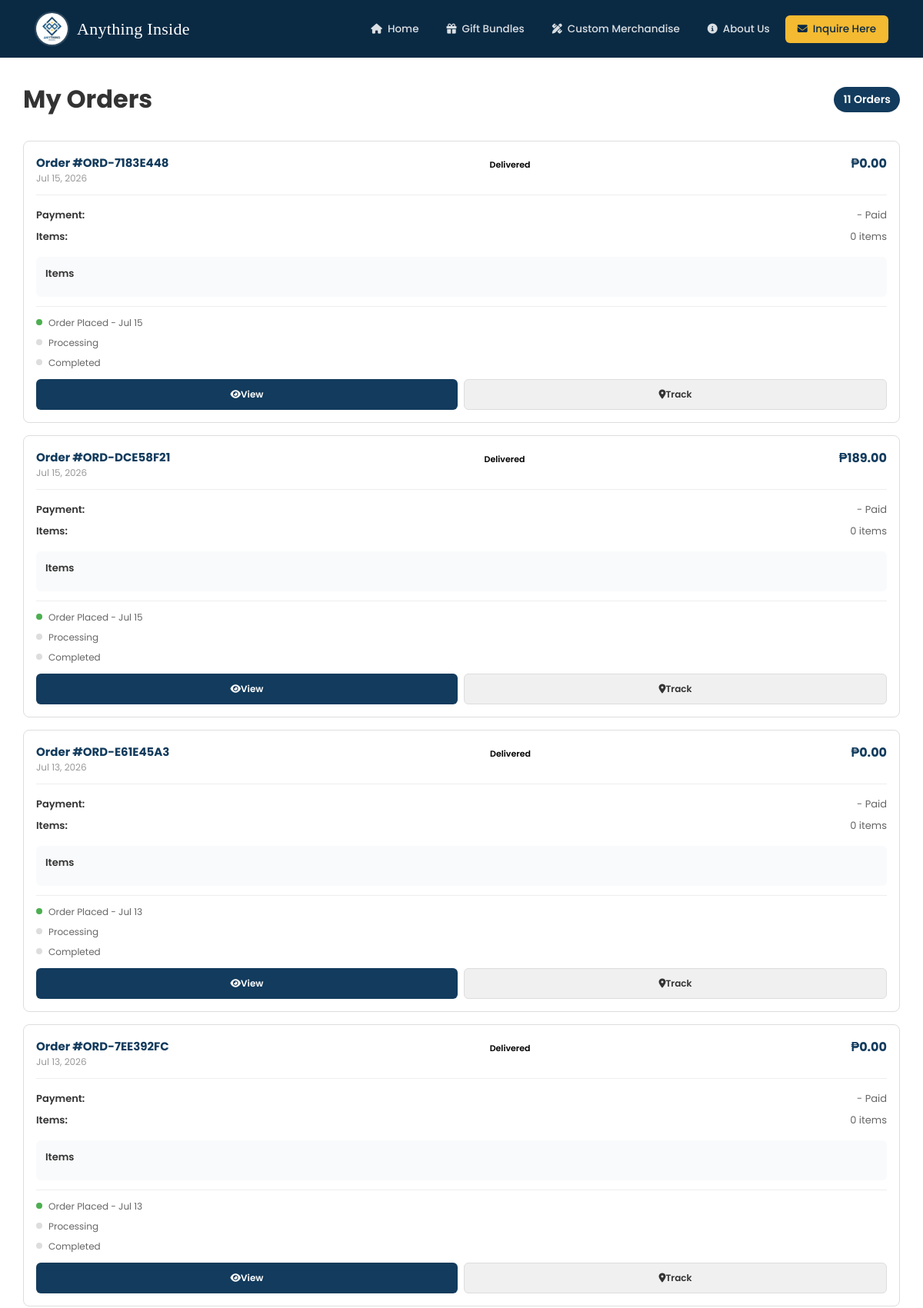
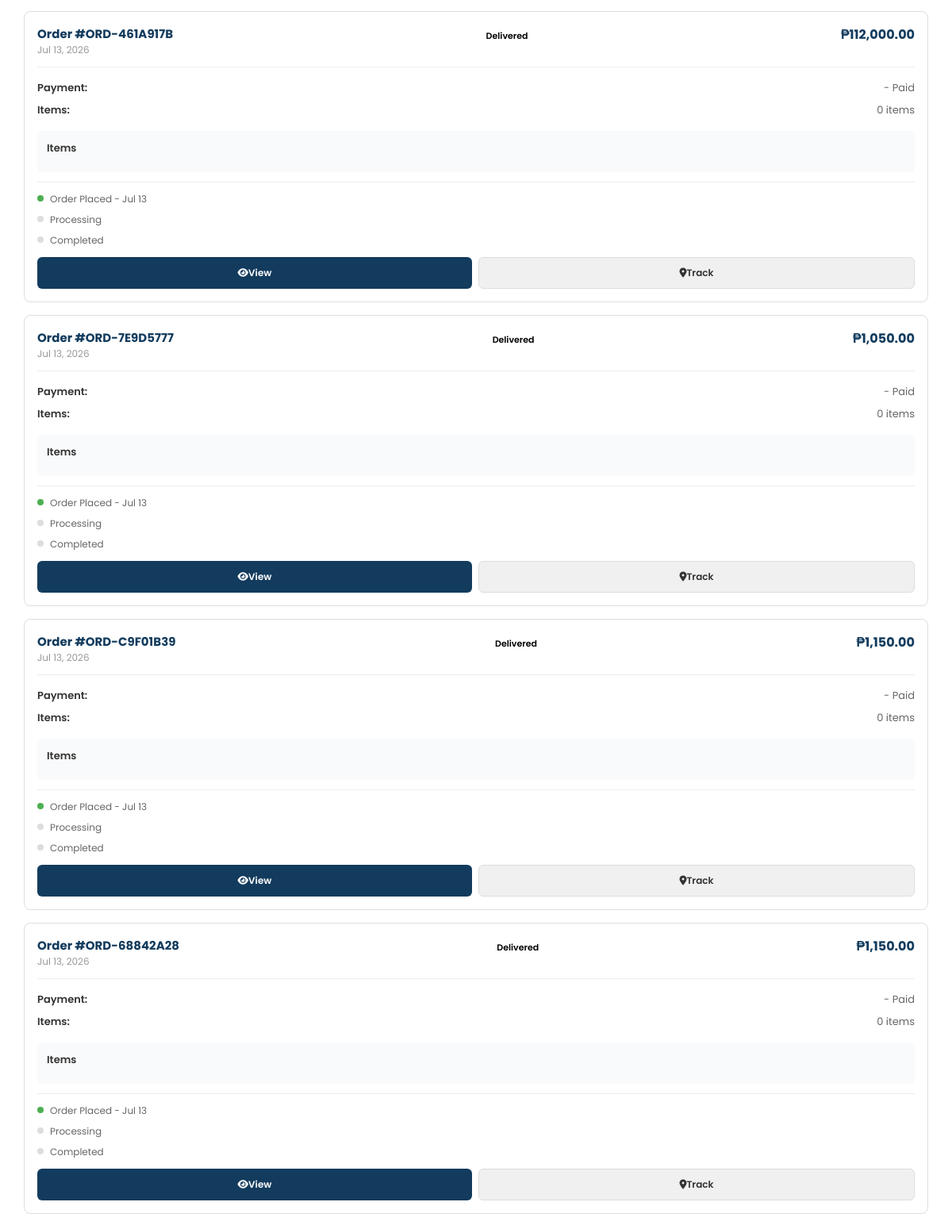
The page /Orders.php?email=castillojaymichaeltk5@gmail.com (upper part) on the database its author committed (2 pictures, top to bottom).
### tables this page shows
CREATE TABLE `orders` (
  `id` int(11) NOT NULL,
  `order_number` varchar(50) NOT NULL,
  `quote_number` varchar(50) NOT NULL,
  `customer_name` varchar(255) NOT NULL,
  `customer_email` varchar(255) NOT NULL,
  `customer_phone` varchar(20) NOT NULL,
  `receiver_name` varchar(255) DEFAULT NULL,
  `total_amount` decimal(10,2) NOT NULL,
  `payment_method` enum('cash','gcash','card') NOT NULL,
  `payment_reference` varchar(100) DEFAULT NULL,
  `payment_proof` text DEFAULT NULL,
  `payment_status` enum('pending','paid','failed') DEFAULT 'pending',
  `order_status` enum('pending','paid','processing','packed','shipped','delivered','cancelled') DEFAULT 'pending',
  `created_at` timestamp NOT NULL DEFAULT current_timestamp(),
  `updated_at` timestamp NOT NULL DEFAULT current_timestamp() ON UPDATE current_timestamp()
);

### orders.php (the view, shortened to what this page needs)
<?php
$pdo = getDBConnection();
$customerEmail = isset($_SESSION['customer_email']) ? $_SESSION['customer_email'] : null;
if (isset($_GET['email'])) {
    $customerEmail = $_GET['email'];
}
try {
    $stmt = $pdo->prepare("
        SELECT * FROM orders
        WHERE LOWER(customer_email) = LOWER(?)
        ORDER BY created_at DESC
    ");
    $stmt->execute([$customerEmail]);
    $orders = $stmt->fetchAll();
} catch (Exception $e) {
    $orders = [];
    $error = "Error fetching orders: " . $e->getMessage();
}
include 'includes/header.php';
?>
<link rel="stylesheet" href="assets/css/customer-site/orders.css">
<main>
    <div class="orders-container">
        <div class="orders-header">
            <h1>My Orders</h1>
            <div class="order-count"><?= count($orders) ?> Order<?= count($orders) !== 1 ? 's' : '' ?></div>
        </div>
        <?php if (empty($orders)): ?>
            <div class="no-orders">
                <i class="fas fa-box-open"></i>
                <h2>No Orders Yet</h2>
                <p>You haven't placed any orders yet. Start shopping now!</p>
                <a href="shop.php">
                    <i class="fas fa-shopping-bags"></i> Continue Shopping
                </a>
            </div>
        <?php else: ?>
            <div class="orders-list">
                <?php foreach ($orders as $order): ?>
                    <?php
                    $itemsStmt = $pdo->prepare("
                        SELECT * FROM order_items
                        WHERE order_id = ?
                    ");
                    $itemsStmt->execute([$order['id']]);
                    $items = $itemsStmt->fetchAll();
                    $statusClass = 'status-' . $order['order_status'];
                    ?>
                    <div class="order-card">
                        <div class="order-header">
                            <div>
                                <div class="order-number">Order #<?= htmlspecialchars($order['order_number']) ?></div>
                                <div class="order-date"><?= date('M d, Y', strtotime($order['created_at'])) ?></div>
                            </div>
                            <div class="order-status-badge <?= $statusClass ?>">
                                <?= ucfirst($order['order_status']) ?>
                            </div>
                            <div class="order-total">₱<?= number_format($order['total_amount'], 2) ?></div>
                        </div>
                        <div class="order-details">
                            <div class="order-details-row">
                                <span class="order-details-label">Payment:</span>
                                <span><?= ucfirst($order['payment_method']) ?> - <?= ucfirst($order['payment_status']) ?></span>
                            </div>
                            <div class="order-details-row">
                                <span class="order-details-label">Items:</span>
                                <span><?= count($items) ?> item<?= count($items) !== 1 ? 's' : '' ?></span>
                            </div>
                        </div>
                        <div class="order-items">
                            <h4>Items</h4>
                        </div>
                        <div class="order-timeline">
                            <div class="timeline-item">
                                <div class="timeline-indicator active"></div>
                                <div class="timeline-text">Order Placed - <?= date('M d', strtotime($order['created_at'])) ?></div>
                            </div>
                            <div class="timeline-item">
                                <div class="timeline-indicator <?= in_array($order['order_status'], ['processing', 'completed']) ? 'active' : '' ?>"></div>
                                <div class="timeline-text">Processing</div>
                            </div>
                            <div class="timeline-item">
                                <div class="timeline-indicator <?= $order['order_status'] === 'completed' ? 'active' : '' ?>"></div>
                                <div class="timeline-text">Completed</div>
                            </div>
                        </div>
                        <div class="order-actions">
                            <button class="btn-view" onclick="viewOrderDetails(<?= $order['id'] ?>)">
                                <i class="fas fa-eye"></i> View
                            </button>
                            <button class="btn-track">
                                <i class="fas fa-map-marker-alt"></i> Track
                            </button>
                        </div>
                    </div>
                <?php endforeach; ?>
            </div>
        <?php endif; ?>
    </div>
</main>
<?php include 'includes/footer.php'; ?>

### assets/css/customer-site/style.css (style rules this page uses)
* { margin: 0; padding: 0; box-sizing: border-box; font-family: "Poppins", sans-serif; }
:root { --font-Inter: "Poppins", sans-serif; --font-inter: "Poppins", sans-serif; --font-Playfair: "Glacial Indifference", sans-serif; --font-heading: "Glacial Indifference", sans-serif; --font-body: "Poppins", sans-serif; }
.btn-view { background: #007bff; color: white; }

### assets/css/customer-site/orders.css (style rules this page uses)
@media (min-width: 769px) { .orders-container { padding: clamp(20px, 4vw, 40px); } }
@media (min-width: 769px) { .order-header { flex-direction: row; align-items: center; } }
@media (min-width: 769px) { .order-status-badge { margin-left: auto; } }
@media (min-width: 769px) { .order-total { margin-left: auto; } }
@media (min-width: 769px) { .order-actions { flex-direction: row; } }
@media (min-width: 769px) { .btn-view, .btn-track, .btn-cancel { flex: 1; } }

### includes/header.php (style rules this page uses)
* { margin: 0; padding: 0; box-sizing: border-box; }

### orders.php (style rules this page uses)
.orders-container { max-width: 1200px; margin: 0 auto; padding: clamp(15px, 3vw, 30px); }
.orders-header { display: flex; justify-content: space-between; align-items: center; margin-bottom: clamp(20px, 4vw, 30px); flex-wrap: wrap; gap: 15px; }
.orders-header h1 { font-size: clamp(24px, 5vw, 32px); font-weight: 700; color: #333; margin: 0; }
.orders-header .order-count { background: #123b5d; color: white; padding: 6px 12px; border-radius: 20px; font-weight: 600; font-size: clamp(12px, 2vw, 14px); }
.orders-list { display: flex; flex-direction: column; gap: clamp(12px, 2vw, 16px); }
.order-card { background: white; border: 1px solid #ddd; border-radius: 8px; padding: clamp(12px, 2vw, 16px); transition: all 0.2s ease; }
.order-header { display: flex; justify-content: space-between; align-items: flex-start; flex-wrap: wrap; gap: 12px; margin-bottom: 12px; padding-bottom: 12px; border-bottom: 1px solid #eee; }
.order-number { font-weight: 700; color: #123b5d; font-size: clamp(13px, 2.5vw, 15px); }
.order-date { color: #999; font-size: clamp(11px, 2vw, 12px); }
.order-status-badge { padding: 6px 12px; border-radius: 20px; font-size: 11px; font-weight: 600; white-space: nowrap; }
.order-total { font-weight: 700; color: #123b5d; font-size: clamp(14px, 2.5vw, 16px); }
.order-details { font-size: clamp(12px, 2vw, 13px); color: #666; margin-bottom: 12px; }
.order-details-row { display: flex; justify-content: space-between; padding: 4px 0; flex-wrap: wrap; gap: 8px; }
.order-details-label { font-weight: 600; color: #333; }
.order-items { background: #f9fafb; padding: clamp(10px, 2vw, 12px); border-radius: 6px; margin-bottom: 12px; }
.order-items h4 { margin: 0 0 8px 0; font-size: clamp(12px, 2vw, 13px); font-weight: 600; color: #333; }
.order-actions { display: flex; gap: 8px; margin-top: 12px; }
.btn-view, .btn-cancel, .btn-track { flex: 1; padding: 10px 12px; border: none; border-radius: 6px; font-size: clamp(11px, 2vw, 12px); font-weight: 600; cursor: pointer; transition: all 0.2s ease; min-height: 40px; display: flex; align-items: center; justify-content: center; text-decoration: none; }
.btn-view { background: #123b5d; color: white; }
.btn-track { background: #f0f0f0; color: #333; border: 1px solid #ddd; }
.order-timeline { margin-top: 12px; padding-top: 12px; border-top: 1px solid #eee; }
.timeline-item { display: flex; gap: 8px; margin-bottom: 8px; font-size: clamp(11px, 2vw, 12px); }
.timeline-indicator { width: 8px; height: 8px; border-radius: 50%; background: #ddd; margin-top: 4px; flex-shrink: 0; }
.timeline-indicator.active { background: #4CAF50; }
.timeline-text { flex: 1; color: #666; }

### rows shown on the page
orders: order_number "ORD-7183E448", created_at "Jul 15, 2026", order_status "Delivered", total_amount "0.00", payment_status "Paid", count($items) "0", created_at "Jul 15"
orders: order_number "ORD-DCE58F21", created_at "Jul 15, 2026", order_status "Delivered", total_amount "189.00", payment_status "Paid", count($items) "0", created_at "Jul 15"
orders: order_number "ORD-E61E45A3", created_at "Jul 13, 2026", order_status "Delivered", total_amount "0.00", payment_status "Paid", count($items) "0", created_at "Jul 13"
orders: order_number "ORD-7EE392FC", created_at "Jul 13, 2026", order_status "Delivered", total_amount "0.00", payment_status "Paid", count($items) "0", created_at "Jul 13"
orders: order_number "ORD-461A917B", created_at "Jul 13, 2026", order_status "Delivered", total_amount "112,000.00", payment_status "Paid", count($items) "0", created_at "Jul 13"
orders: order_number "ORD-7E9D5777", created_at "Jul 13, 2026", order_status "Delivered", total_amount "1,050.00", payment_status "Paid", count($items) "0", created_at "Jul 13"
orders: order_number "ORD-C9F01B39", created_at "Jul 13, 2026", order_status "Delivered", total_amount "1,150.00", payment_status "Paid", count($items) "0", created_at "Jul 13"
orders: order_number "ORD-68842A28", created_at "Jul 13, 2026", order_status "Delivered", total_amount "1,150.00", payment_status "Paid", count($items) "0", created_at "Jul 13"

### other values the page prints
count($orders) "11"
